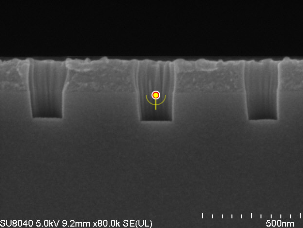
#> input picture debug/false.png, 303 x 228 px, found by its file name
$ jupyter execute ETCH_profile_ray_251002.ipynb
#> lines starting #> are read from the running program, lines starting #| are printed output that depends on the picture; after the words box and inside, x2 and y2 are one past the last pixel; in counts of white or black regions, pixels touching at a corner belong together; long printed decimals are rounded
<a href="https://colab.research.google.com/github/ndndndn1/utils/blob/main/ETCH_profile_ray_251002.ipynb" target="_parent"></a>

[cell 1]
# Colab-ready: Raycast using global mean threshold (angles a=90..270, theta=1deg)
# Usage:
# 1) 런타임에서 이 셀을 실행하면 파일 업로드 UI가 뜹니다.
# 2) SEM 이미지 파일을 업로드(예: input.png). 또는 파일명/경로를 직접 지정하세요.
# 3) (선택) 빨간 마커가 없으면 SRC_COORD = (x, y) 에 수동좌표를 넣으세요.
#
# Outputs:
# - /content/sem_raycast_globalmean.csv  (columns: angle_deg, r_pixels, x, y, method, value)
# - Figures shown inline: overlay + r vs angle

# --- 준비(Colab 파일 업로드) ---
try:
    # in Colab environment: show upload widget
    from google.colab import files
    print("Please upload your SEM image (click and select). Recommended filename: input.png")
    uploaded = files.upload()  # user selects files (can upload one)
#> the answer given: false.png
    # pick the first uploaded file
    if len(uploaded) == 0:
        raise Exception("No file uploaded. Set filename manually.")
    filename = list(uploaded.keys())[0]
    print("Uploaded:", filename)
except Exception as e:
    # not Colab or user prefers manual file: set filename here
    print("Warning / info:", e)
    filename = "input.png"  # change if needed

# --- 의존성 설치 (필요하면) ---
# (Colab에는 보통 opencv, numpy, matplotlib, scipy 가 설치되어 있음. 필요시 아래 주석 제거)
# !pip install opencv-python-headless numpy matplotlib scipy

[cell 2]
# --- 라이브러리 불러오기 ---
import cv2
import numpy as np
import math
import csv
import matplotlib.pyplot as plt
from scipy.ndimage import gaussian_filter1d
import os

# --- 사용자 설정 ---
SRC_COORD = None          # (x, y) 수동 좌표. 빨간 마커가 없고 직접 지정하려면 예: (210, 136)
THETA_DEG = 1.0          # theta = 1 degree
A_MIN = 0               # a start. +x clockwise
A_MAX = 180              # a end
OUTPUT_CSV = "/content/sem_raycast_globalmean.csv"

# --- 이미지 로드 및 전처리 ---
if not os.path.exists(filename):
    raise FileNotFoundError(f"Image file not found: {filename}")

# 읽을 때 컬러로 읽어 빨간 마커 유무 검사 가능하게 함
img_bgr = cv2.imread(filename, cv2.IMREAD_UNCHANGED)
#> img_bgr is the input picture: shape (228, 303, 4); mean B, G, R, A 53, 53.2, 53.2, 255
if img_bgr is None:
    raise RuntimeError("Failed to read image. Check file and path.")

# if image has alpha, drop alpha
if img_bgr.ndim == 3 and img_bgr.shape[2] >= 4:
    img_bgr = img_bgr[:, :, :3].copy()
#> img_bgr: shape (228, 303, 3)
# grayscale for intensity checks
img_gray = cv2.cvtColor(img_bgr, cv2.COLOR_BGR2GRAY)
h, w = img_gray.shape
#> h = 228; w = 303

# global mean (criterion)
global_mean = float(np.mean(img_gray))
#> global_mean = 53.19
print(f"Global mean (grayscale) = {global_mean:.4f}")
#| Global mean (grayscale) = 53.1867

# small preprocessing used for sampling (denoise + small blur)
img_dn = cv2.fastNlMeansDenoising(img_gray, h=8, templateWindowSize=7, searchWindowSize=21)
img_proc = cv2.GaussianBlur(img_dn, (3,3), 0)

# --- source(시작점) 결정: 빨간 마커 자동 탐지 (없으면 SRC_COORD 또는 fallback) ---
red_found = False
src_x = None; src_y = None
if img_bgr.ndim == 3:
    # convert to RGB to inspect red
    img_rgb = img_bgr[:, :, ::-1]
    r_chan = img_rgb[:, :, 0].astype(int)
    g_chan = img_rgb[:, :, 1].astype(int)
    b_chan = img_rgb[:, :, 2].astype(int)
    # heuristic red mask
    mask_red = (r_chan > 150) & (g_chan < 120) & (b_chan < 120)
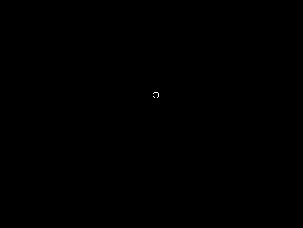
#> mask_red: shape (228, 303) bool; 0.02% white in thin lines or dots, all inside (x1, y1, x2, y2) = (153, 92, 159, 98)
    ys, xs = np.where(mask_red)
#> ys = [92, 92, 92, 92, 93, 93, 94, 95, 96, 96, 97, 97]; xs = [154, 155, 156, 157, 153, 158, 158, 158, 153, 158, 154, 157]
    if len(xs) > 0:
        src_x, src_y = int(np.mean(xs)), int(np.mean(ys))
#> src_x = 155; src_y = 94
        red_found = True

if not red_found:
    if SRC_COORD is not None:
        src_x, src_y = SRC_COORD
        red_found = False
        print("Using user-specified SRC_COORD:", SRC_COORD)
    else:
        # fallback heuristic: choose a plausible ROI center (near mid-top region)
        src_x = w // 2
        src_y = int(h * 0.35)
        print("No red marker found; using heuristic source:", (src_x, src_y))

# --- Raycast parameters (angles a*theta for a in [A_MIN..A_MAX]) ---
angles = np.arange(A_MIN, A_MAX + 1e-9, THETA_DEG)  # e.g. 90..270 by 1 deg
max_radius = int(math.hypot(max(src_x, w-src_x), max(src_y, h-src_y)))
#> max_radius = 204
min_detect_radius = 1.0  # ignore r == 0; set >0 to avoid source pixel

# utility: bilinear sampling along a ray (vectorized)
def sample_along_ray(xs, ys, img):
    """Bilinear sample image at float coordinates (xs, ys). Returns 1D array of intensities."""
    h, w = img.shape
    x0 = np.floor(xs).astype(int); y0 = np.floor(ys).astype(int)
    x1 = np.clip(x0 + 1, 0, w-1); y1 = np.clip(y0 + 1, 0, h-1)
    wx = xs - x0; wy = ys - y0
    I00 = img[y0, x0].astype(float); I10 = img[y0, x1].astype(float)
    I01 = img[y1, x0].astype(float); I11 = img[y1, x1].astype(float)
    intens = (1-wx)*(1-wy)*I00 + wx*(1-wy)*I10 + (1-wx)*wy*I01 + wx*wy*I11
    return intens

# run raycast
results = []
for ang in angles:
    th = math.radians(ang)  # interpret ang as degrees measured from +x axis towards +y (image coords)
    rs = np.arange(0, max_radius, 1.0)
    xs = src_x + rs * math.cos(th)
    ys = src_y + rs * math.sin(th)
    valid = (xs >= 0) & (xs < w) & (ys >= 0) & (ys < h)
    if not np.any(valid):
        continue
    xs_v = xs[valid]; ys_v = ys[valid]; rs_v = rs[valid]
    intens = sample_along_ray(xs_v, ys_v, img_proc)
    # termination criterion: first intensity > global_mean
    idxs = np.where(intens > global_mean)[0]
    chosen = None
    if idxs.size > 0:
        for ii in idxs:
            if rs_v[ii] >= min_detect_radius and rs_v[ii] > 0:
                chosen = ii
                break
    if chosen is not None:
        r_px = float(rs_v[chosen])
        x_px = float(xs_v[chosen]); y_px = float(ys_v[chosen])
        results.append({
            "angle_deg": float(ang),
            "r_pixels": r_px,
            "x": x_px,
            "y": y_px,
            "method": "global_mean",
            "value": float(intens[chosen])
        })
#> this loop made 181 passes
#> (x_px, y_px) on passes 1 to 12: (156, 94), (156, 94.02), (156, 94.03), (156, 94.05), (156, 94.07), (156, 94.09), (156, 94.1), (156, 94.12), (156, 94.14), (156, 94.16), (156, 94.17), (156, 94.19)
#> after the loop, results = 181 items

# --- Save CSV ---
keys = ["angle_deg","r_pixels","x","y","method","value"]
with open(OUTPUT_CSV, "w", newline="") as f:
    writer = csv.DictWriter(f, fieldnames=keys)
    writer.writeheader()
    for r in results:
        writer.writerow(r)
print("Saved CSV to:", OUTPUT_CSV, "| Detected points:", len(results))
#| Saved CSV to: /content/sem_raycast_globalmean.csv | Detected points: 181

# --- Visualization: overlay + rays + r vs angle ---
plt.figure(figsize=(6,6))
plt.imshow(img_proc, cmap='gray')
plt.scatter([src_x], [src_y], c='red' if red_found else 'cyan', s=40, label='source')
xs_plot = [r["x"] for r in results]; ys_plot = [r["y"] for r in results]
#> after `xs_plot = [r['x'] for r in results]`: xs_plot = 181 values, max 156 at index 0, min 154 at index 180, mean 155
#> after `ys_plot = [r['y'] for r in results]`: ys_plot = 181 values, max 95 at index 90, min 94 at index 0, mean 94.63
plt.scatter(xs_plot, ys_plot, c='orange', s=8, label='detected')
# draw translucent rays
for r in results:
    ang = math.radians(r["angle_deg"])
    x_end, y_end = r["x"], r["y"]
    plt.plot([src_x, x_end], [src_y, y_end], color=(1,0.6,0.2,0.25), linewidth=0.6)
#> this loop made 181 passes
#> (ang, x_end, y_end) on passes 1 to 3: (0, 156, 94), (0.0175, 156, 94.02), (0.0349, 156, 94.03)
plt.title(f"Detections (global mean = {global_mean:.2f})")
plt.axis('off')
plt.legend(loc='lower right')
plt.show()
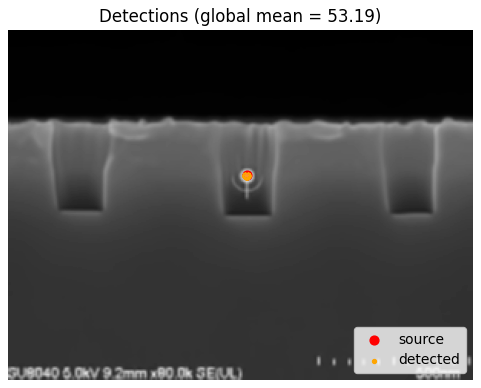
#> figure drawn by matplotlib, 1 panel

# r vs angle
plt.figure(figsize=(8,3))
angles_plot = [r["angle_deg"] for r in results]
#> angles_plot = 181 values from 0 to 180
r_plot = [r["r_pixels"] for r in results]
#> r_plot = 181 values from 1 to 1
plt.plot(angles_plot, r_plot, '-o', markersize=3)
plt.xlabel("Angle (deg)"); plt.ylabel("Radius (px)")
plt.title("r vs angle (global mean termination)")
plt.grid(True)
plt.show()
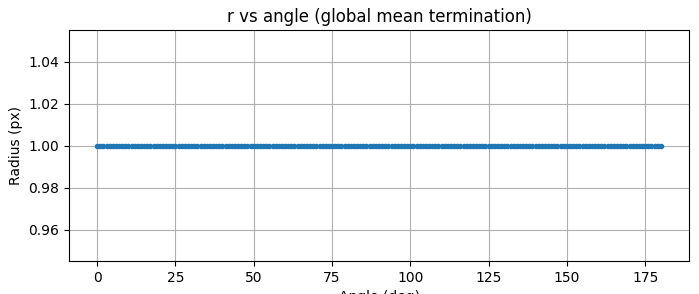
#> figure drawn by matplotlib, 1 panel

# quick sample of CSV content
if len(results) > 0:
    print("Sample rows (first 10):")
    import itertools
    for row in itertools.islice(results, 10):
        print(row)
#> this loop made 10 passes
#| {'angle_deg': 0.0, 'r_pixels': 1.0, 'x': 156.0, 'y': 94.0, 'method': 'global_mean', 'value': 221.0}
#| {'angle_deg': 1.0, 'r_pixels': 1.0, 'x': 156.000, 'y': 94.017, 'method': 'global_mean', 'value': 221.088}
#| {'angle_deg': 2.0, 'r_pixels': 1.0, 'x': 155.999, 'y': 94.035, 'method': 'global_mean', 'value': 221.176}
#| {'angle_deg': 3.0, 'r_pixels': 1.0, 'x': 155.999, 'y': 94.052, 'method': 'global_mean', 'value': 221.264}
#| {'angle_deg': 4.0, 'r_pixels': 1.0, 'x': 155.998, 'y': 94.070, 'method': 'global_mean', 'value': 221.353}
#| {'angle_deg': 5.0, 'r_pixels': 1.0, 'x': 155.996, 'y': 94.087, 'method': 'global_mean', 'value': 221.443}
#| {'angle_deg': 6.0, 'r_pixels': 1.0, 'x': 155.995, 'y': 94.105, 'method': 'global_mean', 'value': 221.532}
#| {'angle_deg': 7.0, 'r_pixels': 1.0, 'x': 155.993, 'y': 94.122, 'method': 'global_mean', 'value': 221.622}
#> (further printed lines are left out)
else:
    print("No detections found (no ray crossed global mean).")

[cell 3]
# ====== Polar (r, angle_deg) → Cartesian (x,y) 변환 ======
CONVERTED_CSV = OUTPUT_CSV.replace(".csv", "_cartesian.csv")

cart_rows = []
for r in results:
    ang = r["angle_deg"]
    rr  = r["r_pixels"]
    rad = math.radians(ang)   # 0°=+x, 시계(clockwise) 증가 기준
    x_c = src_x + rr * math.cos(rad)
    y_c = src_y + rr * math.sin(rad)
    cart_rows.append({
        "angle_deg": ang,
        "r_pixels": rr,
        "x_cart": float(x_c),
        "y_cart": float(y_c),
        # 참조용으로 기존 검출 좌표도 같이 남김
        "x_detected": r.get("x", float(x_c)),
        "y_detected": r.get("y", float(y_c)),
        "method": r.get("method", ""),
        "value": r.get("value", np.nan),
    })
#> this loop made 181 passes
#> (rad, y_c) on passes 1 to 3: (0, 94), (0.0175, 94.02), (0.0349, 94.03)

# CSV 저장
with open(CONVERTED_CSV, "w", newline="") as f:
    writer = csv.DictWriter(f, fieldnames=list(cart_rows[0].keys()))
    writer.writeheader()
    writer.writerows(cart_rows)

print("Cartesian CSV 저장 완료:", CONVERTED_CSV)

# 시각화 (Cartesian 궤적 확인)
xs = [row["x_cart"] for row in cart_rows]
ys = [row["y_cart"] for row in cart_rows]
plt.figure(figsize=(6,6))
plt.imshow(img_proc, cmap="gray")
plt.scatter([src_x],[src_y], s=30, c="red")
plt.plot(xs, ys, "-o", markersize=2, c="orange")
plt.title("Polar → Cartesian 변환 궤적")
plt.axis("off"); plt.show()
#> after `plt.axis('off')`:
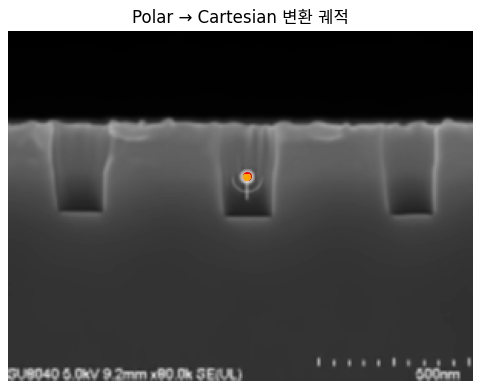
#> figure drawn by matplotlib, 1 panel
